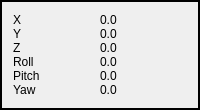
          <widget class="QFrame" name="frame_inv2">
           <property name="frameShape">
            <enum>QFrame::Box</enum>
           </property>
           <property name="lineWidth">
            <number>2</number>
           </property>
           <layout class="QHBoxLayout" name="horizontalLayout_2">
            <property name="sizeConstraint">
             <enum>QLayout::SetDefaultConstraint</enum>
            </property>
            <item>
             <layout class="QGridLayout" name="gridLayout_9">
              <property name="sizeConstraint">
               <enum>QLayout::SetDefaultConstraint</enum>
              </property>
              <property name="spacing">
               <number>0</number>
              </property>
              <item row="4" column="0">
               <layout class="QVBoxLayout" name="verticalLayout_9">
                <property name="sizeConstraint">
                 <enum>QLayout::SetDefaultConstraint</enum>
                </property>
                <item>
                 <layout class="QGridLayout" name="gridLayout_16">
                  <property name="sizeConstraint">
                   <enum>QLayout::SetDefaultConstraint</enum>
                  </property>
                  <item row="0" column="0">
                   <layout class="QHBoxLayout" name="horizontalLayout_14">
                    <property name="sizeConstraint">
                     <enum>QLayout::SetDefaultConstraint</enum>
                    </property>
                    <item>
                     <widget class="QLabel" name="label_6">
                      <property name="sizePolicy">
                       <sizepolicy hsizetype="Expanding" vsizetype="Expanding">
                        <horstretch>0</horstretch>
                        <verstretch>0</verstretch>
                       </sizepolicy>
                      </property>
                      <property name="frameShape">
                       <enum>QFrame::NoFrame</enum>
                      </property>
                      <property name="frameShadow">
                       <enum>QFrame::Plain</enum>
                      </property>
                      <property name="text">
                       <string>Pitch</string>
                      </property>
                     </widget>
                    </item>
                   </layout>
                  </item>
                  <item row="0" column="1">
                   <layout class="QHBoxLayout" name="horizontalLayout_16">
                    <property name="sizeConstraint">
                     <enum>QLayout::SetDefaultConstraint</enum>
                    </property>
                    <item>
                     <widget class="QLabel" name="label_pitch">
                      <property name="sizePolicy">
                       <sizepolicy hsizetype="Expanding" vsizetype="Expanding">
                        <horstretch>0</horstretch>
                        <verstretch>0</verstretch>
                       </sizepolicy>
                      </property>
                      <property name="frameShape">
                       <enum>QFrame::NoFrame</enum>
                      </property>
                      <property name="frameShadow">
                       <enum>QFrame::Plain</enum>
                      </property>
                      <property name="text">
                       <string>0.0</string>
                      </property>
                     </widget>
                    </item>
                   </layout>
                  </item>
                 </layout>
                </item>
               </layout>
              </item>
              <item row="0" column="0">
               <layout class="QVBoxLayout" name="verticalLayout_8">
                <property name="sizeConstraint">
                 <enum>QLayout::SetDefaultConstraint</enum>
                </property>
                <item>
                 <layout class="QGridLayout" name="gridLayout_12">
                  <property name="sizeConstraint">
                   <enum>QLayout::SetDefaultConstraint</enum>
                  </property>
                  <item row="0" column="0">
                   <layout class="QHBoxLayout" name="horizontalLayout_6">
                    <property name="sizeConstraint">
                     <enum>QLayout::SetDefaultConstraint</enum>
                    </property>
                    <item>
                     <widget class="QLabel" name="label_2">
                      <property name="sizePolicy">
                       <sizepolicy hsizetype="Expanding" vsizetype="Expanding">
                        <horstretch>0</horstretch>
                        <verstretch>0</verstretch>
                       </sizepolicy>
                      </property>
                      <property name="frameShape">
                       <enum>QFrame::NoFrame</enum>
                      </property>
                      <property name="frameShadow">
                       <enum>QFrame::Plain</enum>
                      </property>
                      <property name="text">
                       <string>X</string>
                      </property>
                     </widget>
                    </item>
                   </layout>
                  </item>
                  <item row="0" column="1">
                   <layout class="QHBoxLayout" name="horizontalLayout_7">
                    <property name="sizeConstraint">
                     <enum>QLayout::SetDefaultConstraint</enum>
                    </property>
                    <item>
                     <widget class="QLabel" name="label_x">
                      <property name="sizePolicy">
                       <sizepolicy hsizetype="Expanding" vsizetype="Expanding">
                        <horstretch>0</horstretch>
                        <verstretch>0</verstretch>
                       </sizepolicy>
                      </property>
                      <property name="frameShape">
                       <enum>QFrame::NoFrame</enum>
                      </property>
                      <property name="frameShadow">
                       <enum>QFrame::Plain</enum>
                      </property>
                      <property name="text">
                       <string>0.0</string>
                      </property>
                     </widget>
                    </item>
                   </layout>
                  </item>
                 </layout>
                </item>
               </layout>
              </item>
              <item row="5" column="0">
               <layout class="QVBoxLayout" name="verticalLayout_7">
                <property name="sizeConstraint">
                 <enum>QLayout::SetDefaultConstraint</enum>
                </property>
                <item>
                 <layout class="QGridLayout" name="gridLayout_17">
                  <property name="sizeConstraint">
                   <enum>QLayout::SetDefaultConstraint</enum>
                  </property>
                  <item row="0" column="0">
                   <layout class="QHBoxLayout" name="horizontalLayout_17">
                    <property name="sizeConstraint">
                     <enum>QLayout::SetDefaultConstraint</enum>
                    </property>
                    <item>
                     <widget class="QLabel" name="label_7">
                      <property name="sizePolicy">
                       <sizepolicy hsizetype="Expanding" vsizetype="Expanding">
                        <horstretch>0</horstretch>
                        <verstretch>0</verstretch>
                       </sizepolicy>
                      </property>
                      <property name="frameShape">
                       <enum>QFrame::NoFrame</enum>
                      </property>
                      <property name="frameShadow">
                       <enum>QFrame::Plain</enum>
                      </property>
                      <property name="text">
                       <string>Yaw</string>
                      </property>
                     </widget>
                    </item>
                   </layout>
                  </item>
                  <item row="0" column="1">
                   <layout class="QHBoxLayout" name="horizontalLayout_18">
                    <property name="sizeConstraint">
                     <enum>QLayout::SetDefaultConstraint</enum>
                    </property>
                    <item>
                     <widget class="QLabel" name="label_yaw">
                      <property name="sizePolicy">
                       <sizepolicy hsizetype="Expanding" vsizetype="Expanding">
                        <horstretch>0</horstretch>
                        <verstretch>0</verstretch>
                       </sizepolicy>
                      </property>
                      <property name="frameShape">
                       <enum>QFrame::NoFrame</enum>
                      </property>
                      <property name="frameShadow">
                       <enum>QFrame::Plain</enum>
                      </property>
                      <property name="text">
                       <string>0.0</string>
                      </property>
                     </widget>
                    </item>
                   </layout>
                  </item>
                 </layout>
                </item>
               </layout>
              </item>
              <item row="3" column="0">
               <layout class="QVBoxLayout" name="verticalLayout_10">
                <property name="sizeConstraint">
                 <enum>QLayout::SetDefaultConstraint</enum>
                </property>
                <item>
                 <layout class="QGridLayout" name="gridLayout_15">
                  <property name="sizeConstraint">
                   <enum>QLayout::SetDefaultConstraint</enum>
                  </property>
                  <item row="0" column="0">
                   <layout class="QHBoxLayout" name="horizontalLayout_12">
                    <property name="sizeConstraint">
                     <enum>QLayout::SetDefaultConstraint</enum>
                    </property>
                    <item>
                     <widget class="QLabel" name="label_5">
                      <property name="sizePolicy">
                       <sizepolicy hsizetype="Expanding" vsizetype="Expanding">
                        <horstretch>0</horstretch>
                        <verstretch>0</verstretch>
                       </sizepolicy>
                      </property>
                      <property name="frameShape">
                       <enum>QFrame::NoFrame</enum>
                      </property>
                      <property name="frameShadow">
                       <enum>QFrame::Plain</enum>
                      </property>
                      <property name="text">
                       <string>Roll</string>
                      </property>
                     </widget>
                    </item>
                   </layout>
                  </item>
                  <item row="0" column="1">
                   <layout class="QHBoxLayout" name="horizontalLayout_13">
                    <property name="sizeConstraint">
                     <enum>QLayout::SetDefaultConstraint</enum>
                    </property>
                    <item>
                     <widget class="QLabel" name="label_roll">
                      <property name="sizePolicy">
                       <sizepolicy hsizetype="Expanding" vsizetype="Expanding">
                        <horstretch>0</horstretch>
                        <verstretch>0</verstretch>
                       </sizepolicy>
                      </property>
                      <property name="frameShape">
                       <enum>QFrame::NoFrame</enum>
                      </property>
                      <property name="frameShadow">
                       <enum>QFrame::Plain</enum>
                      </property>
                      <property name="text">
                       <string>0.0</string>
                      </property>
                     </widget>
                    </item>
                   </layout>
                  </item>
                 </layout>
                </item>
               </layout>
              </item>
              <item row="2" column="0">
               <layout class="QVBoxLayout" name="verticalLayout_11">
                <property name="sizeConstraint">
                 <enum>QLayout::SetDefaultConstraint</enum>
                </property>
                <item>
                 <layout class="QGridLayout" name="gridLayout_14">
                  <property name="sizeConstraint">
                   <enum>QLayout::SetDefaultConstraint</enum>
                  </property>
                  <item row="0" column="0">
                   <layout class="QHBoxLayout" name="horizontalLayout_10">
                    <property name="sizeConstraint">
                     <enum>QLayout::SetDefaultConstraint</enum>
                    </property>
                    <item>
                     <widget class="QLabel" name="label_4">
                      <property name="sizePolicy">
                       <sizepolicy hsizetype="Expanding" vsizetype="Expanding">
                        <horstretch>0</horstretch>
                        <verstretch>0</verstretch>
                       </sizepolicy>
                      </property>
                      <property name="frameShape">
                       <enum>QFrame::NoFrame</enum>
                      </property>
                      <property name="frameShadow">
                       <enum>QFrame::Plain</enum>
                      </property>
                      <property name="text">
                       <string>Z</string>
                      </property>
                     </widget>
                    </item>
                   </layout>
                  </item>
                  <item row="0" column="1">
                   <layout class="QHBoxLayout" name="horizontalLayout_11">
                    <property name="sizeConstraint">
                     <enum>QLayout::SetDefaultConstraint</enum>
                    </property>
                    <item>
                     <widget class="QLabel" name="label_z">
                      <property name="sizePolicy">
                       <sizepolicy hsizetype="Expanding" vsizetype="Expanding">
                        <horstretch>0</horstretch>
                        <verstretch>0</verstretch>
                       </sizepolicy>
                      </property>
                      <property name="frameShape">
                       <enum>QFrame::NoFrame</enum>
                      </property>
                      <property name="frameShadow">
                       <enum>QFrame::Plain</enum>
                      </property>
                      <property name="text">
                       <string>0.0</string>
                      </property>
                     </widget>
                    </item>
                   </layout>
                  </item>
                 </layout>
                </item>
               </layout>
              </item>
              <item row="1" column="0">
               <layout class="QVBoxLayout" name="verticalLayout_12">
                <property name="sizeConstraint">
                 <enum>QLayout::SetDefaultConstraint</enum>
                </property>
                <item>
                 <layout class="QGridLayout" name="gridLayout_13">
                  <property name="sizeConstraint">
                   <enum>QLayout::SetDefaultConstraint</enum>
                  </property>
                  <item row="0" column="0">
                   <layout class="QHBoxLayout" name="horizontalLayout_8">
                    <property name="sizeConstraint">
                     <enum>QLayout::SetDefaultConstraint</enum>
                    </property>
                    <item>
                     <widget class="QLabel" name="label_3">
                      <property name="sizePolicy">
                       <sizepolicy hsizetype="Expanding" vsizetype="Expanding">
                        <horstretch>0</horstretch>
                        <verstretch>0</verstretch>
                       </sizepolicy>
                      </property>
                      <property name="frameShape">
                       <enum>QFrame::NoFrame</enum>
                      </property>
                      <property name="frameShadow">
                       <enum>QFrame::Plain</enum>
                      </property>
                      <property name="text">
                       <string>Y</string>
                      </property>
                     </widget>
                    </item>
                   </layout>
                  </item>
                  <item row="0" column="1">
                   <layout class="QHBoxLayout" name="horizontalLayout_9">
                    <property name="sizeConstraint">
                     <enum>QLayout::SetDefaultConstraint</enum>
                    </property>
                    <item>
                     <widget class="QLabel" name="label_y">
                      <property name="sizePolicy">
                       <sizepolicy hsizetype="Expanding" vsizetype="Expanding">
                        <horstretch>0</horstretch>
                        <verstretch>0</verstretch>
                       </sizepolicy>
                      </property>
                      <property name="frameShape">
                       <enum>QFrame::NoFrame</enum>
                      </property>
                      <property name="frameShadow">
                       <enum>QFrame::Plain</enum>
                      </property>
                      <property name="text">
                       <string>0.0</string>
                      </property>
                     </widget>
                    </item>
                   </layout>
                  </item>
                 </layout>
                </item>
               </layout>
              </item>
             </layout>
            </item>
           </layout>
          </widget>
